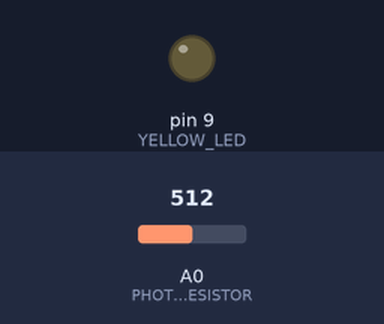
Simulated run of this sketch. Board: Arduino Uno, built with avr-gcc and run on an emulated ATmega328P. Shown: output pins drawn as LEDs (lit = HIGH). The test bench sets the inputs (shaded band); at power-on: A0 (PHOTO_RESISTOR) = 512.

Above: at 1.2 s.
1.3 s: A0 (PHOTO_RESISTOR) set to 392
2.8 s: A0 (PHOTO_RESISTOR) set to 370
At 4.0 s:
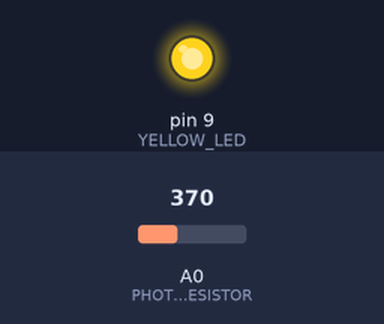
4.3 s: A0 (PHOTO_RESISTOR) set to 390
At 5.4 s:
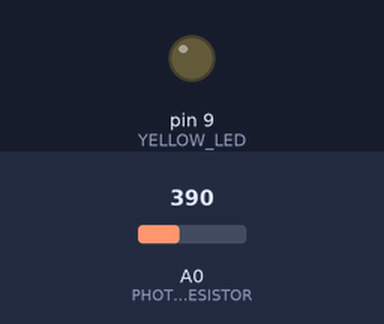
5.8 s: A0 (PHOTO_RESISTOR) set to 306
At 6.5 s:
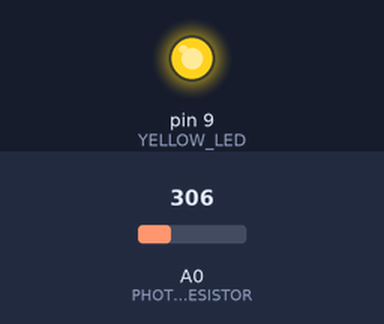
Timing chart, 0 to 8.3 s (numbered marks = the images above; inputs shaded):
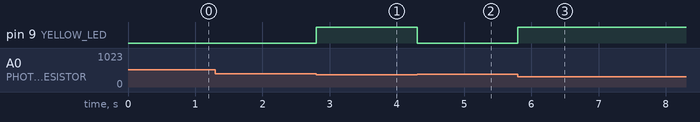

Measured:
- the behaviour switches between 380 and 379 on A0 (PHOTO_RESISTOR) (found by bisection; images 0 and 1)
- after the input at 1.3 s, every drawn part: stays the same
- after the input at 2.8 s, pin 9 (YELLOW_LED): LOW → HIGH at once
- after the input at 4.3 s, pin 9 (YELLOW_LED): HIGH → LOW at once
- after the input at 5.8 s, pin 9 (YELLOW_LED): LOW → HIGH at once

The sketch:

3-3-automatic_night_light.ino
```cpp
const int YELLOW_LED = 9;
int PHOTO_RESISTOR = 0;  // Input pin A0
int val = 0;

const int MIN_LIGHT = 80;
const int MAX_LIGHT = 380;

void setup() {
  // put your setup code here, to run once:
  pinMode(YELLOW_LED, OUTPUT);
}

void loop() {
  // put your main code here, to run repeatedly:
  val = analogRead(PHOTO_RESISTOR);
  val = map(val, MIN_LIGHT, MAX_LIGHT, 255, 0);
  val = constrain(val, 0, 255);
  digitalWrite(YELLOW_LED, val);
}
```
